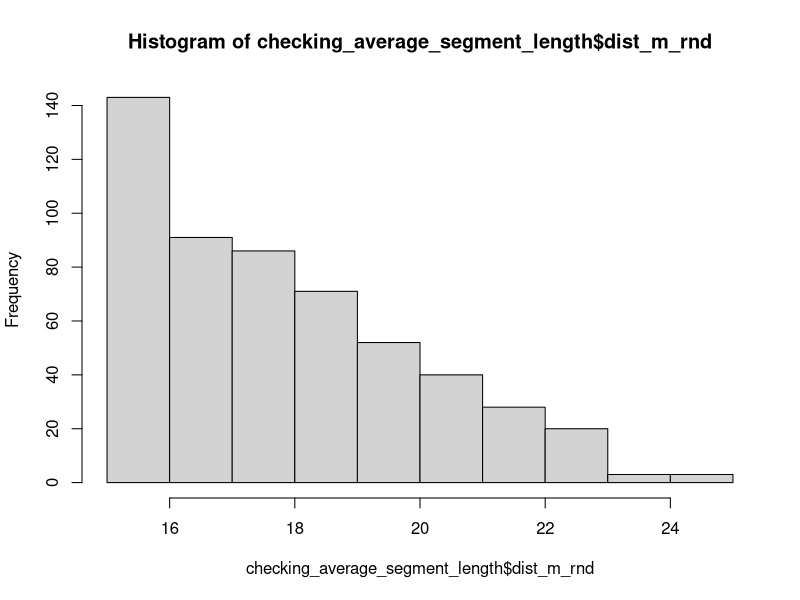

This figure's R source:
## ---- chunk 1
if (!require(here)) install.packages("here")
if (!require(purrr)) install.packages("purrr")
if (!require(tidyverse)) install.packages("tidyverse")

packages <- c("here", "purrr", "tidyverse")
sapply(packages, require, character.only = T)
## ---- chunk 2
stx18_bon19 <- read_csv(here("data/stx18_bon19_fish_data.csv")) %>% 
  mutate(date=as.Date(date))

fla13_pan13 <- read.csv(here("data/fla13_pan13_fish_data.csv"), fileEncoding = "UTF-8") %>% #so accents are read in correctly
  mutate(date=as.Date(date))

fish_ab_vals <- read_csv(here("data/fish_ab_values.csv"))
## ---- chunk 3
checking_average_segment_length <- stx18_bon19 %>% 
  mutate(dist_m_rnd =round(dist_m, 0)) %>%
  select(site, transect, min, dist_m_rnd) %>%
  distinct() %>% 
  filter(dist_m_rnd >=15 & dist_m_rnd <=25)
  
hist(checking_average_segment_length$dist_m_rnd)

#subsetting data to only include surveys between 16 to 20m
fish_df_16_to_20 <- stx18_bon19 %>%   
  filter(dist_m >=16 & dist_m <=20) %>%
  mutate(dist_m =round(dist_m, 0)) %>%
  select(region, date, site, transect, species, stage, fl_cm, n_pf, dist_m, min, depth_m)
## ---- chunk 4
segment_filter_df <- fish_df_16_to_20 %>% 
  select(region, date, site, transect, min) %>% 
  distinct() %>%
  mutate(segment_id=cumsum(distinct_segment= min != lag(min) + 1 | is.na(min != lag(min) + 1))) %>%
  group_split(segment_id) %>% 
  map(~.x %>% mutate(row_num=row_number(), row_to_keep=row_num %%2==1)) %>%
  bind_rows() %>%
  select(-segment_id, -row_num)

fish_df_filtered <- fish_df_16_to_20 %>% 
  dplyr::left_join(segment_filter_df) %>%
  filter(row_to_keep==TRUE) 

fish_replicate_check <- fish_df_filtered %>%
  select(region, date, site, transect, min, dist_m) %>%
  distinct() %>%
  group_by(region, site) %>%
  dplyr::reframe(n=n())
## ---- chunk 5
stx_bon19_transect_temp <- fish_df_filtered %>% 
  select(region, site, date, transect_old=transect, min, dist_m, depth_m) %>% 
  distinct() %>%
  group_by(region, site) %>%
  mutate(transect=1:n())

stx_bon19_metadata <- stx_bon19_transect_temp %>% 
  mutate(survey_w_m=5) %>%
  select(region, site, date, transect, depth_m, survey_l_m= dist_m, survey_w_m) %>%
  mutate(depth_m=round(depth_m, 1)) %>%
  distinct()

stx18_bon19_clean <- fish_df_filtered %>% 
  rename(transect_old=transect, number=n_pf, phase=stage, size_cm=fl_cm) %>%
  dplyr::left_join(stx_bon19_transect_temp, by = c("region", "date", "site", "min", "transect_old", "depth_m")) %>%
  select(region, site, date, transect, depth_m, species,phase, size_cm, number) %>%
  mutate(depth_m=round(depth_m, 1),
         size_cm=as.character(size_cm)) 
## ---- chunk 6
fish_survey_metadata <- fla13_pan13 %>% 
  mutate(survey_l_m=25, survey_w_m=4) %>%
  select(region, site, date, transect, depth_m, survey_l_m, survey_w_m) %>% 
  distinct() %>%
  bind_rows(stx_bon19_metadata)

merged_fish_surveys <- fla13_pan13 %>% 
  filter(number>0) %>% #filtering to only include observations with fish
  uncount(number) %>%
  bind_rows(stx18_bon19_clean) %>%
  select(-number)%>%
  mutate(count=1)

major_corallivores_df <-  merged_fish_surveys %>% 
  filter(species %in% c("Scarus taeniopterus", "Scarus vetula", "Sparisoma viride")) #filtering to only include predominant corallivore species

major_corallivore_counts_df <- fish_survey_metadata %>%
  dplyr::left_join(major_corallivores_df) %>%
  mutate(species=replace_na(species, "No major corallivores"), #accounting for transects with no observed major corallivores
         count=replace_na(count, 0))
## ---- chunk 7
filtered_fish_ab_vals <- fish_ab_vals %>% 
  filter(species %in% c("Scarus taeniopterus", "Scarus vetula", "Sparisoma viride")) %>% #selecting species of interest
  group_by(species) %>% 
  filter(rsquared>0.85 | is.na(rsquared)) %>% #filtering out values with low R2
  slice_max(n_obs, n=1) %>% #from values with R2>0.85, selecting those with the max species observed 
  select(species, a, b) 
## ---- chunk 8
major_corallivore_counts_weights_df <-major_corallivore_counts_df %>%
  left_join(filtered_fish_ab_vals) %>%
  mutate(size_cm_est=case_when( #NAs introduced by coersion warning caused by NA's for transects with no fish (i.e., not an issue)
    size_cm=="15 to 20"~17.5, #midpoint within size bin
    size_cm=="20 to 25"~22.5, 
    size_cm=="25 to 30"~27.5,
    size_cm=="30 to 35"~32.5,
    TRUE~as.numeric(size_cm))
    ) %>%  
  mutate(weight_g=a*size_cm_est^b) %>% #calculating estimated fish weight per individual
  mutate(weight_g=case_when(is.na(weight_g)~0, #adding in 0's for cases where no fish were observed in a transect 
                   TRUE~as.numeric(weight_g)))
## ---- chunk 9
write.csv(major_corallivore_counts_weights_df, 
          here("data/regional_fish_data.csv"), 
          fileEncoding = "UTF-8",
          row.names = FALSE)
